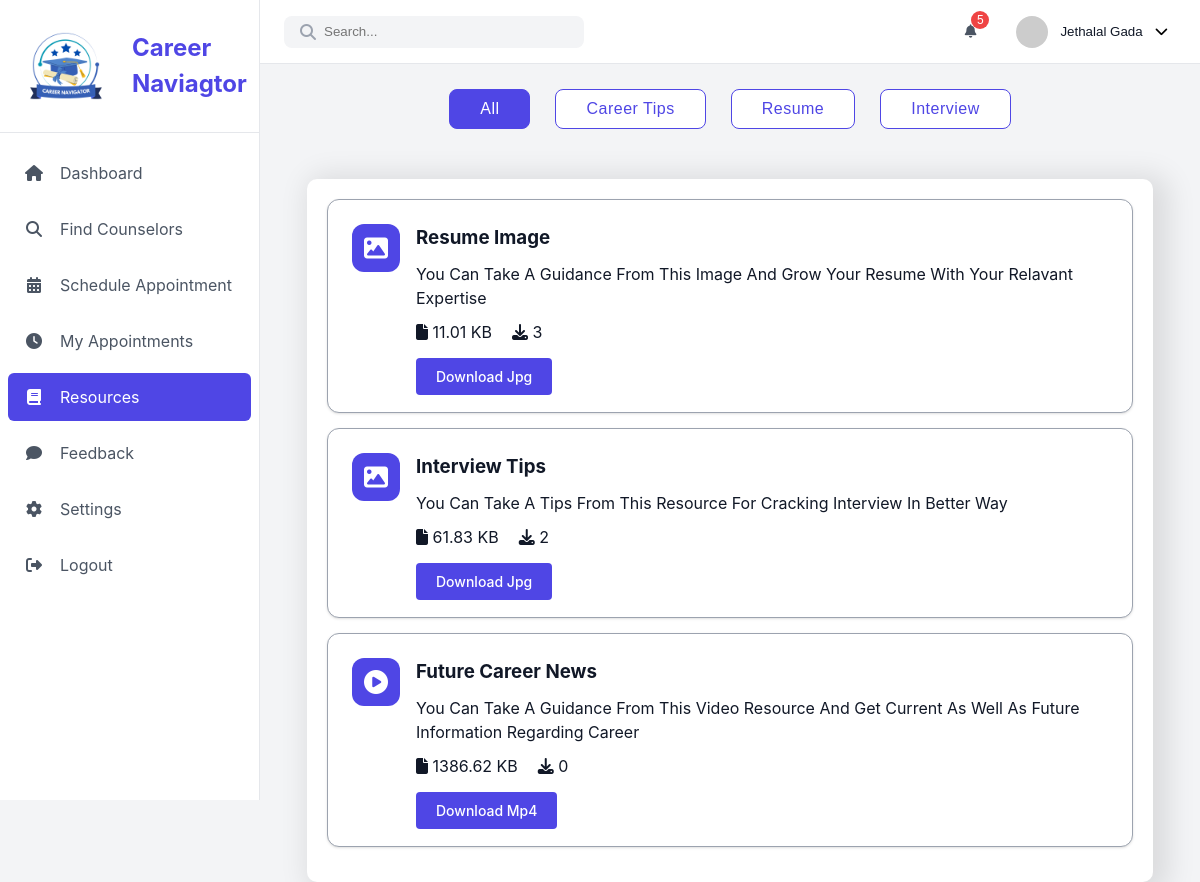
/resources (signed in), run on the app's committed database.
### model.py (models this page shows)
class Resource(db.Model):
    __tablename__ = 'resources'
    id = db.Column(db.Integer, primary_key=True, autoincrement=True)
    title = db.Column(db.String(200), nullable=False)
    description = db.Column(db.String(100), nullable=True)
    category = db.Column(db.String(50), nullable=False)
    file_type = db.Column(db.String(50), nullable=False)
    file_size = db.Column(db.String(50), nullable=False)
    file_link = db.Column(db.String(255), nullable=False)
    downloads = db.Column(db.Integer, nullable=False, default=0)
    date_uploaded= db.Column(db.DateTime, nullable=False, default=datetime.now(timezone.utc))
    counselor_id = db.Column(db.Integer, nullable=False)

### app.py (the view)
@app.route('/resources')
def resources():
    if 'student_name' not in session:
        return redirect(url_for('student_login'))
    resources_data = Resource.query.all()
    resources = [
        {
            "id": resource.id,
            "title": resource.title,
            "category": resource.category,
            "description": resource.description,
            "file_type": resource.file_type,
            "file_size": resource.file_size,
            "downloads": resource.downloads,
            "file_link": f"/static/resources/{resource.title.lower().replace(' ', '_')}.{resource.file_type}"
        }
        for resource in resources_data
    ]
    categories = ["all"] + list(set([resource.category for resource in resources_data]))
    return render_template('student/resources.html', categories=categories, resources=resources, active_page='resources')

### templates/student/resources.html (shortened to what this page needs)
{% extends 'student/stud-base.html' %}
{% block content %}
<div class="resources-categories">
    {% for category in categories %}
    <button class="category-btn {{ 'active' if loop.first else '' }} {{ category }}">
        {{ category.replace('-', ' ').title() }}
    </button>
    {% endfor %}
</div>
<div class="resources-grid">
    {% if resources %}
    {% for resource in resources %}
    <div class="resource-card {{ resource.category }}" id="resource-card">
        <div class="resource-type {{ resource.file_type }}">
            <i class="fas {% if resource.file_type|lower == 'pdf' %}
            fa-file-pdf
            {% elif resource.file_type|lower in ['mp4', 'avi', 'mkv', 'video'] %}
            fa-play-circle
            {% elif resource.file_type|lower in ['jpeg', 'jpg', 'png'] %}
            fa-image
            {% elif resource.file_type|lower in ['mp3', 'wav', 'audio'] %}
            fa-music
            {% elif resource.file_type|lower == 'book' %}
            fa-book
            {% else %}
            fa-file
            {% endif %}" id="resource-icon"></i>
        </div>
        <div class="resource-content">
            <h3>{{ resource.title }}</h3>
            <p style="margin: 10px 0;">{{ resource.description }}</p>
            <div class="resource-meta" style="margin-bottom: 20px;display: flex;gap: 20px;">
                <span><i class="fas fa-file"></i> {{ resource.file_size }}</span>
                <span><i class="fas fa-download"></i> {{ resource.downloads }}</span>
            </div>
            <a href="{{ url_for('download_resource',resource_id=resource.id) }}" style="text-decoration: none;" class="btn btn-primary btn-download" download>Download {{ resource.file_type|title }}</a>
        </div>
    </div>
    {% endfor %}
    {% else %}
            <p style="text-align: center;">Resources Are Not Available</p>
    {% endif %}
</div>
{% endblock %}

### static/css/student/dashboard.css (style rules this page uses)
:root { --primary-color: #4f46e5; --primary-hover: #4338ca; --secondary-color: #10b981; --warning-color: #f59e0b; --danger-color: #ef4444; --success-color: #10b981; --background-color: #f3f4f6; --surface-color: #ffffff; --text-primary: #111827; --text-secondary: #4b5563; --text-muted: #9ca3af; --border-color: #e5e7eb; --sidebar-width: 260px; --sidebar-collapsed-width: 70px; --top-bar-height: 64px; --card-shadow: 0 1px 3px 0 rgb(0 0 0 / 0.1), 0 1px 2px -1px rgb(0 0 0 / 0.1); --transition-speed: 0.3s; }
* { margin: 0; padding: 0; box-sizing: border-box; }
body { font-family: -apple-system, BlinkMacSystemFont, "Segoe UI", Roboto, Oxygen, Ubuntu, Cantarell, sans-serif; background-color: var(--background-color); color: var(--text-primary); line-height: 1.5; }
.btn-primary { background-color: var(--primary-color); color: white; border: none; padding: 0.75rem 1.5rem; border-radius: 6px; cursor: pointer; font-weight: 500; transition: background-color var(--transition-speed) ease; }
.resources-categories { margin-top: 25px; display: flex; justify-content: center; gap: 25px; }
.category-btn.active { display: block; padding: 10px 30px; color: white; background-color: var(--primary-color) !important; border: 1px solid var(--primary-color); border-radius: 8px; font-size: 16px; letter-spacing: 0.5px; cursor: pointer; transition: all 0.2s ease-in-out; }
.category-btn { background-color: white !important; display: block; padding: 10px 30px; color: var(--primary-color); border: 1px solid var(--primary-color); border-radius: 8px; font-size: 16px; letter-spacing: 0.5px; cursor: pointer; transition: all 0.2s ease-in-out; }
.resources-grid { max-width: 90%; margin: 0 auto; background: #fff; border-radius: 10px; padding: 20px; margin-top: 50px; box-shadow: 8px 4px 28px 8px rgba(0, 0, 0, 0.1); }
.resource-card { background-color: var(--surface-color); border-radius: 12px; padding: 1.5rem; display: flex; gap: 1rem; box-shadow: var(--card-shadow); }
#resource-card { border: 1px solid var(--text-muted); margin-bottom: 15px; }
#resource-icon { width: 48px; height: 48px; background-color: var(--primary-color); border-radius: 12px; display: flex; align-items: center; justify-content: center; color: white; font-size: 1.5rem; }
.btn { padding: 10px 20px; font-size: 14px; color: #fff; background: var(--primary-color); border: none; border-radius: 4px; cursor: pointer; transition: background 0.3s; }

### data on the page
Resource: replace "Career Tips", title "Future Career News", description "You Can Take A Guidance From This Video Resource And Get Current As Well As Future Information Regarding Career", file_size "1386.62 KB", downloads "0", file_type "Mp4"
Resource: replace "Resume", title "Resume Image", description "You Can Take A Guidance From This Image And Grow Your Resume With Your Relavant Expertise", file_size "11.01 KB", downloads "3", file_type "Jpg"
Resource: replace "Interview", title "Interview Tips", description "You Can Take A Tips From This Resource For Cracking Interview In Better Way", file_size "61.83 KB", downloads "2", file_type "Jpg"

### other printed values
{{ session['student_name'] }} "Jethalal Gada"
{{ category.replace('-', ' ').title() }} "All"
